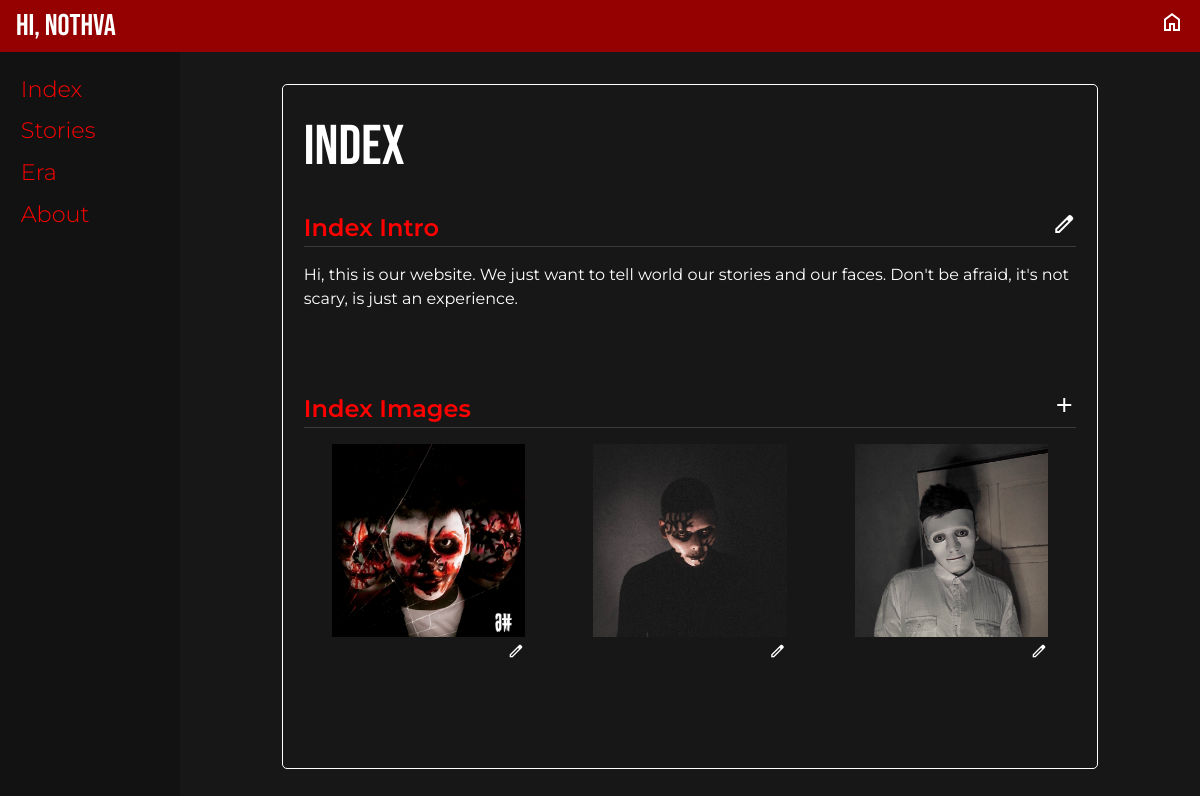
The page /admin/index.php (signed in) on the database its author committed.
### tables this page shows
CREATE TABLE `index_intro` (
  `id` int(11) NOT NULL,
  `body` text NOT NULL,
  `updated_at` timestamp NOT NULL DEFAULT current_timestamp() ON UPDATE current_timestamp()
);

CREATE TABLE `index_images` (
  `id` int(11) NOT NULL,
  `image` text NOT NULL,
  `active` tinyint(1) NOT NULL,
  `created_at` timestamp NOT NULL DEFAULT current_timestamp(),
  `updated_at` timestamp NOT NULL DEFAULT current_timestamp() ON UPDATE current_timestamp()
);

### admin/pages/index_pages.php (the view, shortened to what this page needs)
<?php
function index($conn){
    $indeximages = $conn->query("SELECT * FROM index_images");
    $getintro = $conn->query("SELECT * FROM index_intro WHERE id='1'");
    $intro = $getintro->fetch_object() ?>
        <div id="index-header">
            <h1 class="titles">Index</h1>
        </div>
        <div id="index-container" class="mt-5">
            <div id="index-intro" class="parts">
                <div class="parts-header">
                    <h3 class="parts-title">Index Intro</h3>
                    <a href="./index.php?edit=indextext">
                        <span class="material-symbols-outlined text-white">
                        </span>
                    </a>
                </div>
                <div class="parts-container">
                    <p class="parts-text"><?= $intro->body ?></p>
                </div>
            </div>
            <div id="index-images" class="parts">
                <div class="parts-header">
                    <h3 class="parts-title">Index Images</h3>
                    <a href="./index.php?create=indeximages">
                        <span class="material-symbols-outlined text-white">
                        </span>
                    </a>
                </div>
                <div class="parts-container flex justify-around flex-wrap gap-3">
                    <?php
                        while ($images = $indeximages->fetch_object()) {
                        $active = ($images->active == 1) ? "opacity-30" : ""
                            ?>
                    <div class="index-images parts-images flex flex-col <?= $active ?>">
                        <img class="w-full object-contain" src="../src/index/<?= $images->image ?>" alt="">
                        <a href="./index.php?edit=indeximages&id=<?= $images->id ?>" class="self-end"><span class="material-symbols-outlined text-[14px] text-white sm:text-[16px] md:text-sm lg:text-lg">
                        </span></a>
                    </div>
                    <?php } ?>
            </div>
        </div>
    </div>
<?php }
    ?>

### components/head.php (shortened to what this page needs)
<!DOCTYPE html>
<html lang="en">
<head>
    <script src="https://cdn.tailwindcss.com"></script>
    <link rel="stylesheet" href="https://cdnjs.cloudflare.com/ajax/libs/OwlCarousel2/2.3.4/assets/owl.carousel.min.css" />
    <link rel="stylesheet" href="./assets/scss/style.css">
</head>

### admin/components/base-admin.php (shortened to what this page needs)
<?php
include "../components/head.php";
?>
<body class="font-mont bg-neutral-900">
    <header class="p-2 md:px-4 bg-myred2 flex justify-between items-center">
        <div id="header-left" class="flex">
            <h1 class="text-white font-bebas text-2xl md:text-3xl">Hi, NOTHVA</h1>
        </div>
        <a href="../index.php" class="text-lg cursor-pointer"><span class="material-symbols-outlined text-white">
        </span></a>
    </header>
    <main class="flex">
    <nav id="nav-admin">
        <a href="./index.php">Index</a>
        <a href="./stories.php">Stories</a>
        <a href="./era.php">Era</a>
        <a href="./about.php">About</a>
    </nav>
    <div id="main-content" class="mt-8">

### admin/index.php (shortened to what this page needs)
<?php
include "components/base-admin.php";
include "../service/config.php";
include "pages/index_pages.php";
?>
<section id="index" class="content">
    <?php
    if (isset($_GET['edit'])) {
        if ($_GET['edit'] == "indextext") {
            editindexintro($conn);
        }elseif ($_GET['edit'] == "indeximages") {
            $id = $_GET['id'];
            editindeximages($conn, $id);
        }
    }elseif(isset($_GET['create'])){
        if($_GET['create'] == "indeximages"){
            createindeximages($conn);
        }
    }else{
        index($conn);
    }
    ?>
</section>
<?php include "components/footer.php" ?>

### admin/components/footer.php (shortened to what this page needs)
</div>
</main>
</body>
</html>

### admin/assets/scss/style.css (style rules this page uses)
#nav-admin { position: fixed; display: flex; flex-direction: column; width: 40%; padding: 1.3rem; background-color: rgb(18, 18, 18); height: 100vh; transform: translateX(-100%); opacity: 0; z-index: -10; transition: 0.3s all ease-in-out; }
#nav-admin a { color: #ff0000; font-size: 1.4rem; margin-bottom: 1vh; font-weight: 300; }
#main-content { width: 100%; }
.content { width: 90%; margin: 0 auto; border: 1px solid white; border-radius: 5px; padding: 1.3rem; }
.titles { color: white; font-size: 2.2rem; font-family: "Bebas Neue", cursive; }
.parts { margin-bottom: 5vh; }
.parts-header { display: flex; justify-content: space-between; align-items: center; border-bottom: 1px solid rgb(59, 59, 59); }
.parts-title { color: #ff0000; font-weight: 600; font-size: 1.2rem; }
.parts-container { margin: 2vh 0; }
.parts-text { color: white; font-size: small; }
.parts-images { width: 30%; -o-object-fit: contain; object-fit: contain; }
@media (min-width: 768px) { #nav-admin { width: 15%; position: static; transform: translateX(0); opacity: 100%; visibility: visible; z-index: 1; } }
@media (min-width: 768px) { #main-content { width: 85%; } }
@media (min-width: 768px) { .content { width: 80%; } }
@media (min-width: 1024px) { .titles { font-size: 3.5rem; } }
@media (min-width: 1024px) { .parts { margin-bottom: 10vh; } }
@media (min-width: 1024px) { .parts-title { font-size: 1.5rem; } }
@media (min-width: 1024px) { .parts-text { font-size: medium; } }
@media (min-width: 1024px) { .parts-images { width: 25%; } }

### rows shown on the page
index_intro: body "Hi, this is our website. We just want to tell world our stories and our faces. Don't be afraid, it's not scary, is just an experience."
index_images: image (picture)
index_images: image (picture)
index_images: image (picture)
